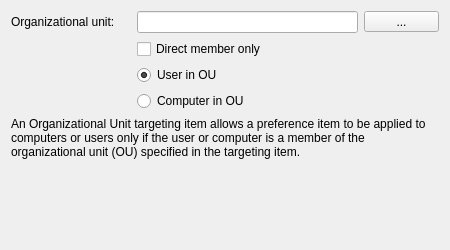
<?xml version="1.0" encoding="UTF-8"?>
<ui version="4.0">
 <class>OrganizationUnitWidget</class>
 <widget class="QWidget" name="OrganizationUnitWidget">
  <property name="geometry">
   <rect>
    <x>0</x>
    <y>0</y>
    <width>450</width>
    <height>250</height>
   </rect>
  </property>
  <property name="sizePolicy">
   <sizepolicy hsizetype="Maximum" vsizetype="Preferred">
    <horstretch>0</horstretch>
    <verstretch>0</verstretch>
   </sizepolicy>
  </property>
  <property name="minimumSize">
   <size>
    <width>450</width>
    <height>250</height>
   </size>
  </property>
  <property name="windowTitle">
   <string>Form</string>
  </property>
  <layout class="QGridLayout" name="gridLayout">
   <item row="0" column="0">
    <widget class="QLabel" name="unitLabel">
     <property name="sizePolicy">
      <sizepolicy hsizetype="Preferred" vsizetype="Preferred">
       <horstretch>0</horstretch>
       <verstretch>0</verstretch>
      </sizepolicy>
     </property>
     <property name="minimumSize">
      <size>
       <width>120</width>
       <height>0</height>
      </size>
     </property>
     <property name="maximumSize">
      <size>
       <width>150</width>
       <height>16777215</height>
      </size>
     </property>
     <property name="text">
      <string>Organizational unit:</string>
     </property>
     <property name="buddy">
      <cstring>unitLineEdit</cstring>
     </property>
    </widget>
   </item>
   <item row="0" column="1">
    <widget class="QLineEdit" name="unitLineEdit"/>
   </item>
   <item row="0" column="2">
    <widget class="QToolButton" name="unitToolButton">
     <property name="minimumSize">
      <size>
       <width>75</width>
       <height>0</height>
      </size>
     </property>
     <property name="text">
      <string>...</string>
     </property>
    </widget>
   </item>
   <item row="1" column="0" rowspan="3">
    <spacer name="horizontalSpacer">
     <property name="orientation">
      <enum>Qt::Horizontal</enum>
     </property>
     <property name="sizeType">
      <enum>QSizePolicy::Fixed</enum>
     </property>
     <property name="sizeHint" stdset="0">
      <size>
       <width>120</width>
       <height>50</height>
      </size>
     </property>
    </spacer>
   </item>
   <item row="1" column="1">
    <widget class="QCheckBox" name="onlyCheckBox">
     <property name="text">
      <string>Direct member only</string>
     </property>
    </widget>
   </item>
   <item row="2" column="1">
    <widget class="QRadioButton" name="userRadioButton">
     <property name="text">
      <string>User in OU</string>
     </property>
     <property name="checked">
      <bool>true</bool>
     </property>
    </widget>
   </item>
   <item row="3" column="1">
    <widget class="QRadioButton" name="computerRadioButton">
     <property name="text">
      <string>Computer in OU</string>
     </property>
    </widget>
   </item>
   <item row="4" column="0" colspan="3">
    <widget class="QLabel" name="label">
     <property name="text">
      <string>An Organizational Unit targeting item allows a preference item to be applied to computers or users only if the user or computer is a member of the organizational unit (OU) specified in the targeting item.</string>
     </property>
     <property name="wordWrap">
      <bool>true</bool>
     </property>
    </widget>
   </item>
   <item row="5" column="0" colspan="3">
    <spacer name="verticalSpacer">
     <property name="orientation">
      <enum>Qt::Vertical</enum>
     </property>
     <property name="sizeHint" stdset="0">
      <size>
       <width>558</width>
       <height>137</height>
      </size>
     </property>
    </spacer>
   </item>
  </layout>
 </widget>
 <resources/>
 <connections/>
</ui>
